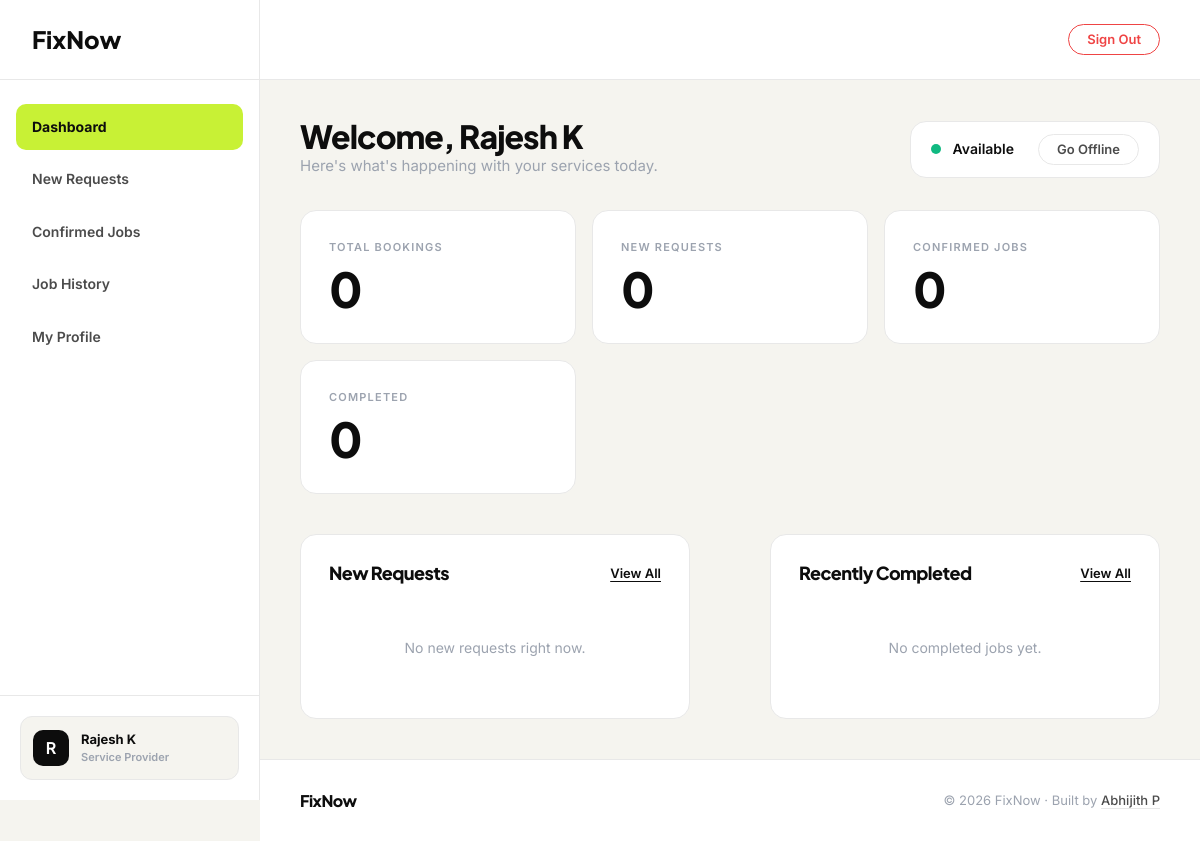
The app's page /provider/dashboard/ (signed in) with its own data.
### fixnow_app/models.py (models this page shows, shortened)
class CustomUser(AbstractUser):
    USER_TYPE_CHOICES = (
        ('customer', 'Customer'),
        ('provider', 'Provider'),
    )
    username = None
    email = models.EmailField(unique=True)
    phone = models.CharField(max_length=20, blank=True, null=True)
    user_type = models.CharField(max_length=20, choices=USER_TYPE_CHOICES, blank=True, null=True)
    created_at = models.DateTimeField(auto_now_add=True)
    updated_at = models.DateTimeField(auto_now=True)
    USERNAME_FIELD = 'email'
    REQUIRED_FIELDS = []
    objects = CustomUserManager()

class ProviderProfile(models.Model):
    STATUS_CHOICES = (
        ('pending', 'Pending'),
        ('approved', 'Approved'),
        ('rejected', 'Rejected'),
        ('suspended', 'Suspended'),
    )
    user = models.OneToOneField(CustomUser, on_delete=models.CASCADE, related_name='provider_profile')
    category = models.ForeignKey(ServiceCategory, on_delete=models.SET_NULL, null=True, blank=True, related_name='providers')
    custom_category_request = models.CharField(max_length=200, blank=True, null=True)
    bio = models.TextField(blank=True)
    experience_years = models.IntegerField(default=0)
    profile_photo = models.ImageField(upload_to='provider_photos/', blank=True, null=True)
    id_proof = models.FileField(upload_to='id_proofs/', blank=True, null=True)
    service_pincodes = models.ManyToManyField(ServicePincode, blank=True, related_name='providers')
    is_available = models.BooleanField(default=True)
    avg_rating = models.DecimalField(max_digits=3, decimal_places=2, default=0.00)
    status = models.CharField(max_length=20, choices=STATUS_CHOICES, default='pending')
    created_at = models.DateTimeField(auto_now_add=True)
    updated_at = models.DateTimeField(auto_now=True)

### fixnow_app/views/provider_views.py (the view)
# urls.py: path('provider/dashboard/', views.provider_dashboard, name='provider_dashboard'),
@login_required(login_url='user_login')
def provider_dashboard(request):
    if request.user.user_type != 'provider':
        return redirect('user_login')
    try:
        provider = request.user.provider_profile
    except ProviderProfile.DoesNotExist:
        return redirect('user_login')
    if provider.status != 'approved':
        return redirect('provider_pending')
    bookings = Booking.objects.filter(provider=provider)
    stats = {
        'total_bookings': bookings.count(),
        'pending_requests': bookings.filter(status='pending').count(),
        'confirmed': bookings.filter(status='confirmed').count(),
        'completed': bookings.filter(status='completed').count(),
    }
    new_requests = bookings.filter(
        status='pending'
    ).select_related('customer', 'category').order_by('-created_at')[:5]
    recent_completed = bookings.filter(
        status='completed'
    ).select_related('customer', 'category').order_by('-updated_at')[:5]
    unread_notifications = Notification.objects.filter(
        user=request.user, is_read=False
    ).count()
    return render(request, 'provider/dashboard.html', {
        'provider': provider,
        'stats': stats,
        'new_requests': new_requests,
        'recent_completed': recent_completed,
        'unread_notifications': unread_notifications,
    })

### templates/provider/dashboard.html (shortened to what this page needs)
{% extends "provider/base.html" %}
{% block nav_dashboard %}active{% endblock %}
{% block content %}
<div class="fn-page-header">
    <div style="display: flex; justify-content: space-between; align-items: flex-end; flex-wrap: wrap; gap: 24px;">
        <div>
            <h1 class="fn-display fn-display-sm">Welcome, {{ provider.user.get_full_name }}</h1>
            <p class="fn-page-sub">Here's what's happening with your services today.</p>
        </div>
        <div style="display: flex; align-items: center; gap: 12px; background: var(--fn-bg-card); padding: 12px 20px; border-radius: var(--fn-radius-card); border: 1px solid var(--fn-border);">
            {% if provider.is_available %}
                <span style="display: inline-block; width: 10px; height: 10px; background: #10b981; border-radius: 50%;"></span>
                <span style="font-weight: 600; font-size: 14px;">Available</span>
                <form method="POST" action="{% url 'provider_toggle_availability' %}" style="margin:0;">
                    <button type="submit" class="fn-btn fn-btn-ghost fn-btn-sm" style="margin-left: 12px;">Go Offline</button>
                </form>
            {% endif %}
        </div>
    </div>
</div>
<div class="fn-feature-grid" style="grid-template-columns: repeat(auto-fit, minmax(220px, 1fr)); margin-bottom: 40px;">
    <div class="fn-card">
        <div class="fn-section-label" style="margin-bottom: 8px;">Total Bookings</div>
        <div class="fn-display fn-display-md">{{ stats.total_bookings }}</div>
    </div>
    <div class="fn-card">
        <div class="fn-section-label" style="margin-bottom: 8px;">New Requests</div>
        <div class="fn-display fn-display-md">{{ stats.pending_requests }}</div>
    </div>
    <div class="fn-card">
        <div class="fn-section-label" style="margin-bottom: 8px;">Confirmed Jobs</div>
        <div class="fn-display fn-display-md">{{ stats.confirmed }}</div>
    </div>
    <div class="fn-card">
        <div class="fn-section-label" style="margin-bottom: 8px;">Completed</div>
        <div class="fn-display fn-display-md">{{ stats.completed }}</div>
    </div>
</div>
<div class="fn-two-col">
    <div class="fn-card">
        <div style="display: flex; justify-content: space-between; align-items: center; margin-bottom: 24px;">
            <h3 class="fn-display" style="font-size: 18px;">New Requests</h3>
            <a href="{% url 'provider_booking_list' %}?status=pending" style="font-size: 13px; font-weight: 600; text-decoration: underline; text-underline-offset: 3px;">View All</a>
        </div>
        <div>
            {% for booking in new_requests %}
            <div class="fn-info-row">
                <div>
                    <div style="font-weight: 600; margin-bottom: 4px;">{{ booking.customer.get_full_name|default:booking.customer.email }}</div>
                    <div style="font-size: 13px; color: var(--fn-text-3);">{{ booking.scheduled_date|date:"M d" }} at {{ booking.scheduled_time }}</div>
                </div>
                <a href="{% url 'provider_booking_detail' booking.id %}" class="fn-btn fn-btn-ghost fn-btn-sm">Review</a>
            </div>
            {% empty %}
            <div class="fn-empty" style="padding: 30px 20px;">
                <div class="fn-empty-sub">No new requests right now.</div>
            </div>
            {% endfor %}
        </div>
    </div>
    <div class="fn-card">
        <div style="display: flex; justify-content: space-between; align-items: center; margin-bottom: 24px;">
            <h3 class="fn-display" style="font-size: 18px;">Recently Completed</h3>
            <a href="{% url 'provider_booking_list' %}?status=completed" style="font-size: 13px; font-weight: 600; text-decoration: underline; text-underline-offset: 3px;">View All</a>
        </div>
        <div>
            {% for booking in recent_completed %}
            <div class="fn-info-row">
                <div>
                    <div style="font-weight: 600; margin-bottom: 4px;">{{ booking.customer.get_full_name|default:booking.customer.email }}</div>
                    <div style="font-size: 13px; color: var(--fn-text-3);">{{ booking.scheduled_date|date:"M d" }}</div>
                </div>
                <a href="{% url 'provider_booking_detail' booking.id %}" class="fn-btn fn-btn-ghost fn-btn-sm">Details</a>
            </div>
            {% empty %}
            <div class="fn-empty" style="padding: 30px 20px;">
                <div class="fn-empty-sub">No completed jobs yet.</div>
            </div>
            {% endfor %}
        </div>
    </div>
</div>
{% endblock %}

### templates/provider/base.html (shortened to what this page needs)
{% load static %}
<!DOCTYPE html>
<html lang="en">
<head>
    <link rel="stylesheet" href="{% static 'css/fixnow.css' %}">
    <link rel="stylesheet" href="https://cdnjs.cloudflare.com/ajax/libs/toastr.js/latest/toastr.min.css">
</head>
<body>
<aside class="fn-sidebar">
    <a href="{% url 'provider_dashboard' %}" class="fn-sidebar-logo">FixNow</a>
    <nav class="fn-sidebar-nav">
        <a href="{% url 'provider_dashboard' %}" class="fn-sidebar-link {% block nav_dashboard %}{% endblock %}">
            Dashboard
        </a>
        <a href="{% url 'provider_booking_list' %}?status=pending" class="fn-sidebar-link {% block nav_requests %}{% endblock %}">
            New Requests
        </a>
        <a href="{% url 'provider_booking_list' %}?status=confirmed" class="fn-sidebar-link {% block nav_confirmed %}{% endblock %}">
            Confirmed Jobs
        </a>
        <a href="{% url 'provider_booking_list' %}?status=completed" class="fn-sidebar-link {% block nav_history %}{% endblock %}">
            Job History
        </a>
        <a href="{% url 'provider_profile_edit' %}" class="fn-sidebar-link {% block nav_profile %}{% endblock %}">
            My Profile
        </a>
    </nav>
    <div class="fn-sidebar-footer">
        <div class="fn-user-profile">
            <div class="fn-user-avatar">{{ request.user.first_name|first|upper|default:"P" }}</div>
            <div class="fn-user-info">
                <div class="fn-user-name">{{ request.user.get_full_name }}</div>
                <div class="fn-user-role">Service Provider</div>
            </div>
        </div>
    </div>
</aside>
<div class="fn-main-wrapper">
    <header class="fn-top-header">
        <a href="{% url 'user_logout' %}" class="fn-btn fn-btn-ghost fn-btn-sm" style="color: var(--fn-red); border-color: var(--fn-red);">Sign Out</a>
    </header>
    <div class="fn-content">
        {% block content %}{% endblock %}
    </div>
    <footer class="fn-footer" style="background: var(--fn-bg-card); border-top: 1px solid var(--fn-border);">
        <span class="fn-footer__logo">FixNow</span>
        <span class="fn-footer__copy">
            © 2026 FixNow · Built by <a href="https://abhijithp.vercel.app/" target="_blank" rel="noopener">Abhijith P</a>
        </span>
    </footer>
</div>
</body>
</html>

### static/css/fixnow.css (style rules this page uses)
:root { --fn-bg: #f5f4ef; --fn-bg-card: #ffffff; --fn-border: #e8e8e8; --fn-text-1: #0d0d0d; --fn-text-2: #4b4b4b; --fn-text-3: #9ca3af; --fn-accent: #c8f135; --fn-accent-dark: #a8cc1a; --fn-red: #ef4444; --fn-font-head: 'Plus Jakarta Sans', sans-serif; --fn-font-body: 'Inter', sans-serif; --fn-radius-card: 16px; --fn-radius-btn: 50px; --fn-shadow-card: 0 1px 3px rgba(0,0,0,0.06); --fn-shadow-action: 0 4px 16px rgba(0,0,0,0.10); --fn-max-width: 1100px; --fn-pad-section: 100px; --fn-pad-mobile: 40px; }
*, *::before, *::after { box-sizing: border-box; margin: 0; padding: 0; }
html { scroll-behavior: smooth; }
body { font-family: var(--fn-font-body); background: var(--fn-bg); color: var(--fn-text-1); font-size: 15px; line-height: 1.6; -webkit-font-smoothing: antialiased; }
a { color: inherit; text-decoration: none; }
button { cursor: pointer; font-family: inherit; }
p { margin-bottom: 1em; }
p:last-child { margin-bottom: 0; }
.fn-display { font-family: var(--fn-font-head); font-weight: 800; line-height: 1.05; letter-spacing: -0.03em; color: var(--fn-text-1); }
.fn-display-md { font-size: clamp(28px, 4vw, 48px); }
.fn-display-sm { font-size: clamp(22px, 3vw, 32px); }
.fn-section-label { font-family: var(--fn-font-body); font-size: 11px; font-weight: 600; letter-spacing: 1.2px; text-transform: uppercase; color: var(--fn-text-3); margin-bottom: 16px; display: block; }
.fn-btn { display: inline-flex; align-items: center; justify-content: center; gap: 8px; padding: 12px 28px; border-radius: var(--fn-radius-btn); font-family: var(--fn-font-body); font-size: 14px; font-weight: 600; border: none; cursor: pointer; text-decoration: none; transition: all 0.2s; white-space: nowrap; line-height: 1; }
.fn-btn-ghost { background: transparent; color: var(--fn-text-2); border: 1.5px solid var(--fn-border); }
.fn-btn-sm { padding: 8px 18px; font-size: 13px; }
.fn-card { background: var(--fn-bg-card); border: 1px solid var(--fn-border); border-radius: var(--fn-radius-card); padding: 28px; }
.fn-feature-grid { display: grid; grid-template-columns: 1fr 1fr; gap: 16px; }
.fn-two-col { display: grid; grid-template-columns: 1fr 1fr; gap: 80px; align-items: center; }
.fn-page-header { margin-bottom: 32px; }
.fn-page-sub { font-size: 15px; color: var(--fn-text-3); }
.fn-footer { border-top: 1px solid var(--fn-border); padding: 28px 40px; display: flex; justify-content: space-between; align-items: center; background: var(--fn-bg); margin-top: auto; }
.fn-footer__logo { font-family: var(--fn-font-head); font-size: 16px; font-weight: 800; letter-spacing: -0.03em; color: var(--fn-text-1); }
.fn-footer__copy { font-size: 13px; color: var(--fn-text-3); }
.fn-footer__copy a { color: var(--fn-text-2); font-weight: 500; text-decoration: underline; text-decoration-color: var(--fn-border); text-underline-offset: 3px; transition: color 0.2s; }
.fn-empty { text-align: center; padding: 60px 20px; }
.fn-empty-sub { font-size: 14px; color: var(--fn-text-3); }

### records on screen
CustomUser: user.first_name|first "R", user.get_full_name "Rajesh K"
ProviderProfile: user.get_full_name "Rajesh K"

### other values on screen
{{ stats.total_bookings }} "0"
{{ stats.pending_requests }} "0"
{{ stats.confirmed }} "0"
{{ stats.completed }} "0"
